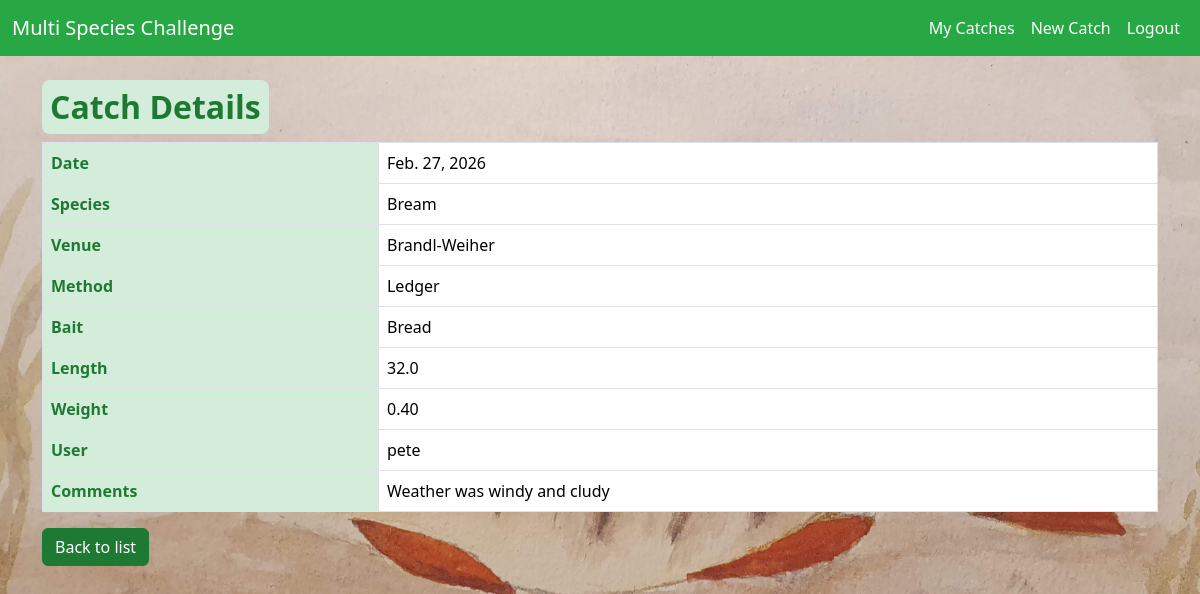
Page /catch/16/ (signed in) on the committed database.
### catch/models.py (models this page shows, shortened)
class Catch(models.Model):
    user = models.ForeignKey(settings.AUTH_USER_MODEL, on_delete=models.CASCADE)
    date = models.DateField()
    species = models.ForeignKey(Species, on_delete=models.PROTECT)
    venue = models.ForeignKey(Venue, on_delete=models.PROTECT)
    method = models.ForeignKey(Method, on_delete=models.PROTECT)
    bait = models.ForeignKey(Bait, on_delete=models.PROTECT)
    length = TolerantDecimalField(max_digits=4, decimal_places=1, blank=True, null=True)
    weight = models.DecimalField(max_digits=6, decimal_places=2, blank=True, null=True)
    picture = models.ImageField(upload_to='catch_pics/', blank=True, null=True)
    comments = models.TextField(blank=True, null=True)
    class Meta:
        ordering = ['-date']

class Species(models.Model):
    name = models.CharField(max_length=50, unique=True)
    class Meta:
        ordering = ['name']

class Venue(models.Model):
    name = models.CharField(max_length=50, unique=True)
    class Meta:
        ordering = ['name']

class Method(models.Model):
    name = models.CharField(max_length=50, unique=True)
    class Meta:
        ordering = ['name']

class Bait(models.Model):
    name = models.CharField(max_length=50, unique=True)
    class Meta:
        ordering = ['name']

### catch/views.py (the view)
# urls.py: path('<int:pk>/', CatchDetailView.as_view(), name='catch_detail'),
class CatchDetailView(LoginRequiredMixin, DetailView):
    model = Catch
    template_name = 'catch/catch_detail.html'
    context_object_name = 'catch'

### catch/context_processors.py (called while the page is built)
def random_background(request):
    if 'background' not in request.session:
        images_dir = os.path.join(settings.BASE_DIR, 'static', 'images', 'fishing')
        try:
            pics = [f for f in os.listdir(images_dir) if os.path.isfile(os.path.join(images_dir, f))]
        except FileNotFoundError:
            pics = []
        if pics:
            choice = random.choice(pics)
            request.session['background'] = f'images/fishing/{choice}'
    return {'random_bg': request.session.get('background', '')}

### catch/models.py (called while the page is built)
    def from_db_value(self, value, expression, connection):
        if value is None:
            return None
        try:
            return self.to_python(value)
        except (TypeError, InvalidOperation, ValueError):
            return None

### catch/templates/catch/catch_detail.html (shortened to what this page needs)
{% extends 'base.html' %}
{% block content %}
<h2>Catch Details</h2>
<table class="table table-bordered">
    <tr><th>Date</th><td>{{ catch.date }}</td></tr>
    <tr><th>Species</th><td>{{ catch.species.name }}</td></tr>
    <tr><th>Venue</th><td>{{ catch.venue.name }}</td></tr>
    <tr><th>Method</th><td>{{ catch.method.name }}</td></tr>
    <tr><th>Bait</th><td>{{ catch.bait.name }}</td></tr>
    <tr><th>Length</th><td>{{ catch.length }}</td></tr>
    <tr><th>Weight</th><td>{{ catch.weight }}</td></tr>
    <tr><th>User</th><td>{{ catch.user.username }}</td></tr>
    {% if catch.comments %}
    <tr><th>Comments</th><td>{{ catch.comments|linebreaksbr }}</td></tr>
    {% endif %}
</table>
<a href="{% url 'catch_list' %}" class="btn btn-primary">Back to list</a>
{% endblock %}

### static/css/site.css (style rules this page uses)
:root { --bs-primary: #28a745; --bs-secondary: #6c757d; --bs-success: #28a745; --header-color: #1e7a33; --bs-info: #17a2b8; --bs-warning: #ffc107; --bs-danger: #dc3545; --bs-light: #f8f9fa; --bs-dark: #343a40; }
html, body { height: 100%; margin: 0; padding: 0; }
body { background-color: #f4fef4; background-size: cover; background-repeat: no-repeat; background-position: center center; background-attachment: fixed; min-height: 100vh; }
.content h1, .content h2, .content h3, .content h4, .content h5, .content h6 { color: var(--header-color) !important; font-weight: 600; background-color: #d4edda !important; padding: 0.5rem !important; display: inline-block !important; border-radius: 0.5rem !important; }
.content th { color: var(--header-color) !important; font-weight: 600; background-color: #d4edda !important; padding: 0.5rem !important; }
.btn-primary { background-color: var(--header-color) !important; border-color: var(--header-color) !important; color: #fff !important; }

### rows in the picture
Catch: date "Feb. 27, 2026", species.name "Bream", venue.name "Brandl-Weiher", method.name "Ledger", bait.name "Bread", length "32.0", weight "0.40", user.username "pete", comments "Weather was windy and cludy"
